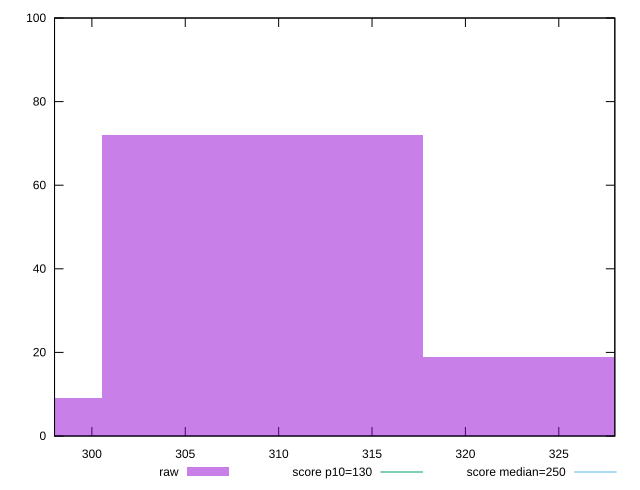

Write gnuplot code to recreate this figure.
reset

$raw <<EOF
309.1401374253134 72
326.31458950449746 19
291.96568534612936 9
EOF

set key outside below
set boxwidth 17.17445207918408
set xrange [297.9999999999991:328]
set yrange [0:100]
set trange [0:100]
set style fill transparent solid 0.5 noborder

set parametric
set terminal svg size 640, 490 enhanced background rgb 'white'
set output "report_00018_2021-02-10T15-25-16.877Z/max-potential-fid/samples/pages/raw/histogram.svg"

plot $raw title "raw" with boxes, \
     130,t title "score p10=130", \
     250,t title "score median=250"

reset
